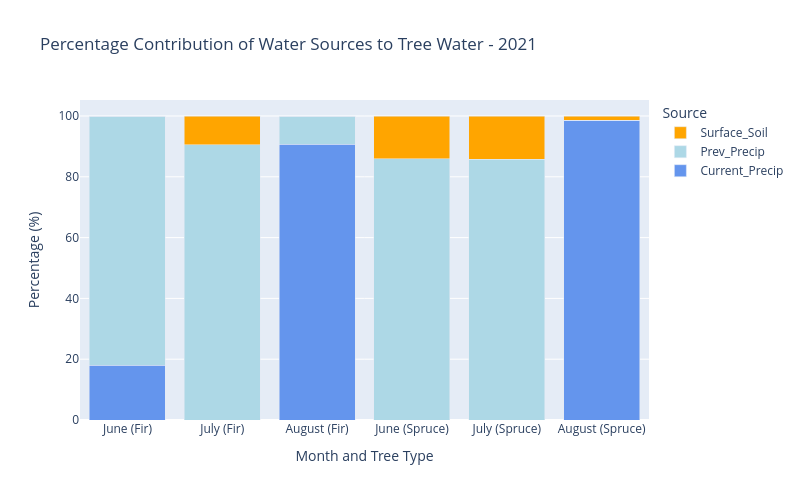
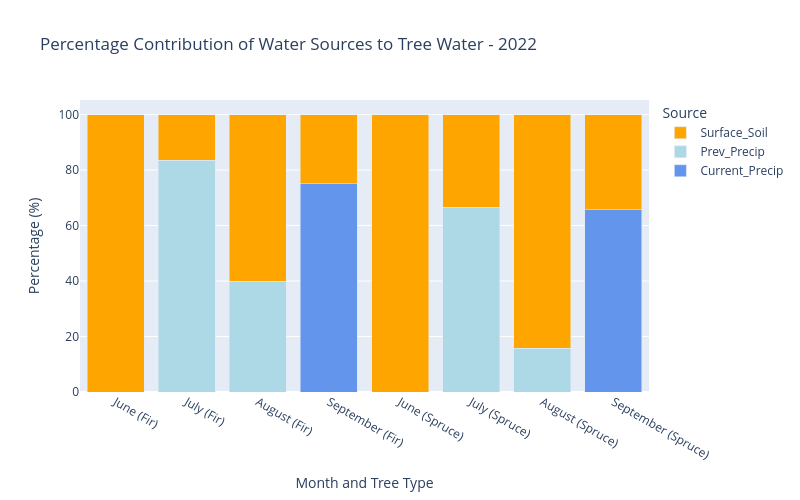

Notebook code cell kept with these figures, in order:
### Code cell
import numpy as np
import pandas as pd
from scipy.optimize import nnls

colum_names = ['Date', 'Type', 'ID', 'Location', 'Soil depth (cm)', 'Delta 2H (‰)', 'Delta 18O (‰)']

# Read and process 2021 data
df_2021 = pd.read_csv(path_input + 'isotopes_2021.csv', header=None, skiprows=1, names=colum_names)
df_2021['Date'] = pd.to_datetime(df_2021['Date'])
df_2021['Month'] = df_2021['Date'].dt.strftime('%m')
isotope_stats_2021 = df_2021.groupby(['Month', 'Type'])[['Delta 2H (‰)', 'Delta 18O (‰)']].mean().reset_index()
isotope_stats_2021['Year'] = 2021

# Read and process 2022 data with soil depth split
df_2022 = pd.read_csv(path_input + 'isotopes_2022.csv', header=None, skiprows=1, names=colum_names)
df_2022['Date'] = pd.to_datetime(df_2022['Date'])
df_2022['Month'] = df_2022['Date'].dt.strftime('%m')
df_2022_with_depth = df_2022.dropna(subset=['Soil depth (cm)'])
df_2022_with_depth['Soil Depth Category'] = np.where(df_2022_with_depth['Soil depth (cm)'] < 3, 'Surface', 'Deep')
isotope_stats_2022_base = df_2022.groupby(['Month', 'Type'])[['Delta 2H (‰)', 'Delta 18O (‰)']].mean().reset_index()
isotope_stats_2022_depth = df_2022_with_depth.groupby(['Month', 'Soil Depth Category'])[['Delta 2H (‰)', 'Delta 18O (‰)']].mean().reset_index().rename(columns={'Soil Depth Category': 'Type'})
isotope_stats_2022 = pd.concat([isotope_stats_2022_base, isotope_stats_2022_depth])
isotope_stats_2022['Year'] = 2022

# Function to perform three-endmember mixing with proper NNLS
def three_endmember_mixing(tree_data, precip_current, precip_prev, soil_data, perturb=0.0):
    # Perturb isotopic values by a percentage (e.g., ±5%)
    perturb_d2h = 1 + (np.random.uniform(-0.05, 0.05) * perturb)
    perturb_d18o = 1 + (np.random.uniform(-0.05, 0.05) * perturb)
    
    A = np.array([
        [precip_current['Delta 2H (‰)'] * perturb_d2h, precip_prev['Delta 2H (‰)'] * perturb_d2h, soil_data['Delta 2H (‰)'] * perturb_d2h],
        [precip_current['Delta 18O (‰)'] * perturb_d18o, precip_prev['Delta 18O (‰)'] * perturb_d18o, soil_data['Delta 18O (‰)'] * perturb_d18o]
    ])
    b = np.array([tree_data['Delta 2H (‰)'], tree_data['Delta 18O (‰)']])
    
    # Solve with NNLS
    fractions, _ = nnls(A, b)
    
    # Normalize to sum to 1, handling zero sums or negative values
    total = fractions.sum()
    if total == 0 or any(f < 0 for f in fractions):
        return [0.0, 0.0, 0.0]
    f1, f2, f3 = fractions / total
    return f1, f2, f3  # f1: current precip, f2: previous precip, f3: soil

# Function to run sensitivity analysis
def sensitivity_analysis(tree_data, precip_current, precip_prev, soil_data, n_simulations=100):
    fractions_list = []
    for _ in range(n_simulations):
        f1, f2, f3 = three_endmember_mixing(tree_data, precip_current, precip_prev, soil_data, perturb=1.0)
        fractions_list.append([f1, f2, f3])
    fractions_array = np.array(fractions_list)
    return np.min(fractions_array, axis=0), np.max(fractions_array, axis=0)

# Analyze each year separately
results = []
for year, year_stats in [(2021, isotope_stats_2021), (2022, isotope_stats_2022)]:
    months = year_stats['Month'].unique()
    month_names = { '06': 'June', '07': 'July', '08': 'August', '09': 'September' }
    for month in months:
        current_month_data = year_stats[year_stats['Month'] == month]
        prev_month = str(int(month) - 1).zfill(2)
        prev_month_data = year_stats[year_stats['Month'] == prev_month] if prev_month in months else None

        if (len(current_month_data[current_month_data['Type'] == 'Water']) > 0 and
            len(current_month_data[current_month_data['Type'].isin(['Fir', 'Spruce'])]) > 0 and
            len(current_month_data[current_month_data['Type'].isin(['Soil', 'Surface', 'Deep'])]) > 0 and
            (prev_month_data is not None and len(prev_month_data[prev_month_data['Type'] == 'Water']) > 0)):
            precip_current = current_month_data[current_month_data['Type'] == 'Water'].iloc[0]
            precip_prev = prev_month_data[prev_month_data['Type'] == 'Water'].iloc[0]
            soil_data = current_month_data[current_month_data['Type'].isin(['Soil', 'Surface', 'Deep'])].iloc[0]
            for _, tree_row in current_month_data[current_month_data['Type'].isin(['Fir', 'Spruce'])].iterrows():
                f1, f2, f3 = three_endmember_mixing(tree_row, precip_current, precip_prev, soil_data, perturb=0.0)
                min_fractions, max_fractions = sensitivity_analysis(tree_row, precip_current, precip_prev, soil_data)
                results.append({
                    'Year': year,
                    'Month': month_names[month],
                    'Type': tree_row['Type'],
                    'Fraction_Current_Precip': f1,
                    'Fraction_Prev_Precip': f2,
                    'Fraction_Surface_Soil': f3,
                    'Min_Current_Precip': min_fractions[0],
                    'Max_Current_Precip': max_fractions[0],
                    'Min_Prev_Precip': min_fractions[1],
                    'Max_Prev_Precip': max_fractions[1],
                    'Min_Surface_Soil': min_fractions[2],
                    'Max_Surface_Soil': max_fractions[2],
                    'Delta_2H_Tree': tree_row['Delta 2H (‰)'],
                    'Delta_18O_Tree': tree_row['Delta 18O (‰)']
                })

results_df = pd.DataFrame(results)

# Separate stacked bar plots for 2021 and 2022 with Fir and Spruce side by side
for year in [2021, 2022]:
    year_data = results_df[results_df['Year'] == year]
    if not year_data.empty:
        fig = go.Figure()

        # Create x-axis labels pairing month names with Fir and Spruce
        months = year_data['Month'].unique()
        x_labels = [f'{month} (Fir)' for month in months] + [f'{month} (Spruce)' for month in months]
        
        # Add traces for each source
        for source, color in [('Fraction_Current_Precip', 'cornflowerblue'), 
                             ('Fraction_Prev_Precip', 'lightblue'), 
                             ('Fraction_Surface_Soil', '#FFA500')]:
            fir_data = year_data[year_data['Type'] == 'Fir'][source] * 100
            spruce_data = year_data[year_data['Type'] == 'Spruce'][source] * 100
            y_values = list(fir_data) + list(spruce_data)
            fig.add_trace(go.Bar(
                x=x_labels,
                y=y_values,
                name=source.replace('Fraction_', ''),
                marker_color=color
            ))

        fig.update_layout(
            barmode='stack',
            title=f'Percentage Contribution of Water Sources to Tree Water - {year}',
            xaxis_title='Month and Tree Type',
            yaxis_title='Percentage (%)',
            legend_title='Source',
            height=500,
            width=800,
            xaxis=dict(
                tickmode='array',
                tickvals=[f'{m} (Fir)' for m in months] + [f'{m} (Spruce)' for m in months],
                ticktext=[f'{m} (Fir)' for m in months] + [f'{m} (Spruce)' for m in months]
            )
        )
        fig.show()

# Print results for inspection
print("Mixing Model Results with Sensitivity Analysis:")
print(results_df)

### Figure 1 — Plotly figure (JSON) as saved in the notebook; plotly's stock layout.template omitted (floating-point values rounded to 4 significant figures)
{"data": [{"marker": {"color": "cornflowerblue"}, "name": "Current_Precip", "type": "bar", "x": ["June (Fir)", "July (Fir)", "August (Fir)", "June (Spruce)", "July (Spruce)", "August (Spruce)"], "y": [17.94, 0, 90.74, 0, 0, 98.68]}, {"marker": {"color": "lightblue"}, "name": "Prev_Precip", "type": "bar", "x": ["June (Fir)", "July (Fir)", "August (Fir)", "June (Spruce)", "July (Spruce)", "August (Spruce)"], "y": [82.06, 90.55, 9.257, 85.97, 85.84, 0]}, {"marker": {"color": "#FFA500"}, "name": "Surface_Soil", "type": "bar", "x": ["June (Fir)", "July (Fir)", "August (Fir)", "June (Spruce)", "July (Spruce)", "August (Spruce)"], "y": [0, 9.447, 0, 14.03, 14.16, 1.318]}], "layout": {"barmode": "stack", "height": 500, "legend": {"title": {"text": "Source"}}, "title": {"text": "Percentage Contribution of Water Sources to Tree Water - 2021"}, "width": 800, "xaxis": {"tickmode": "array", "ticktext": ["June (Fir)", "July (Fir)", "August (Fir)", "June (Spruce)", "July (Spruce)", "August (Spruce)"], "tickvals": ["June (Fir)", "July (Fir)", "August (Fir)", "June (Spruce)", "July (Spruce)", "August (Spruce)"], "title": {"text": "Month and Tree Type"}}, "yaxis": {"title": {"text": "Percentage (%)"}}}}

### Figure 2 — Plotly figure (JSON) as saved in the notebook; plotly's stock layout.template omitted (floating-point values rounded to 4 significant figures)
{"data": [{"marker": {"color": "cornflowerblue"}, "name": "Current_Precip", "type": "bar", "x": ["June (Fir)", "July (Fir)", "August (Fir)", "September (Fir)", "June (Spruce)", "July (Spruce)", "August (Spruce)", "September (Spruce)"], "y": [0, 0, 0, 75.12, 0, 0, 0, 65.78]}, {"marker": {"color": "lightblue"}, "name": "Prev_Precip", "type": "bar", "x": ["June (Fir)", "July (Fir)", "August (Fir)", "September (Fir)", "June (Spruce)", "July (Spruce)", "August (Spruce)", "September (Spruce)"], "y": [0, 83.48, 39.9, 0, 0, 66.61, 15.82, 0]}, {"marker": {"color": "#FFA500"}, "name": "Surface_Soil", "type": "bar", "x": ["June (Fir)", "July (Fir)", "August (Fir)", "September (Fir)", "June (Spruce)", "July (Spruce)", "August (Spruce)", "September (Spruce)"], "y": [100, 16.52, 60.1, 24.88, 100, 33.39, 84.18, 34.22]}], "layout": {"barmode": "stack", "height": 500, "legend": {"title": {"text": "Source"}}, "title": {"text": "Percentage Contribution of Water Sources to Tree Water - 2022"}, "width": 800, "xaxis": {"tickmode": "array", "ticktext": ["June (Fir)", "July (Fir)", "August (Fir)", "September (Fir)", "June (Spruce)", "July (Spruce)", "August (Spruce)", "September (Spruce)"], "tickvals": ["June (Fir)", "July (Fir)", "August (Fir)", "September (Fir)", "June (Spruce)", "July (Spruce)", "August (Spruce)", "September (Spruce)"], "title": {"text": "Month and Tree Type"}}, "yaxis": {"title": {"text": "Percentage (%)"}}}}
